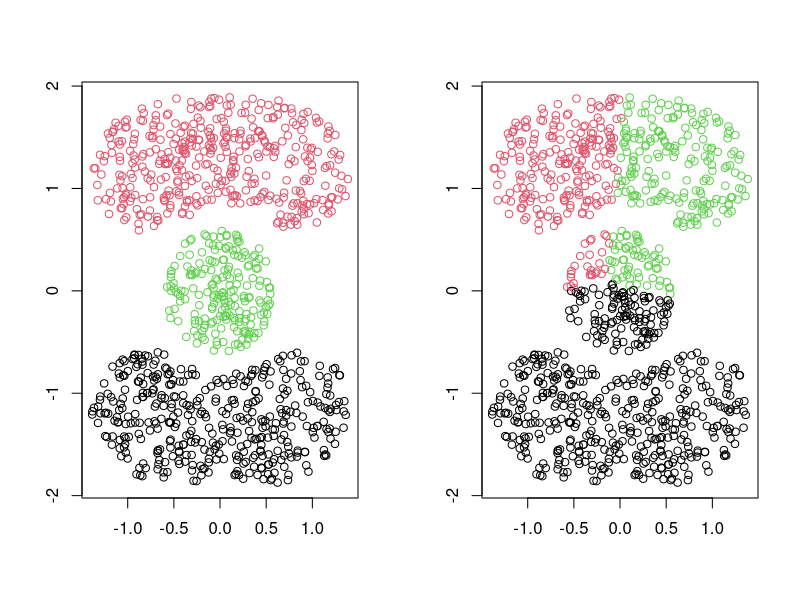
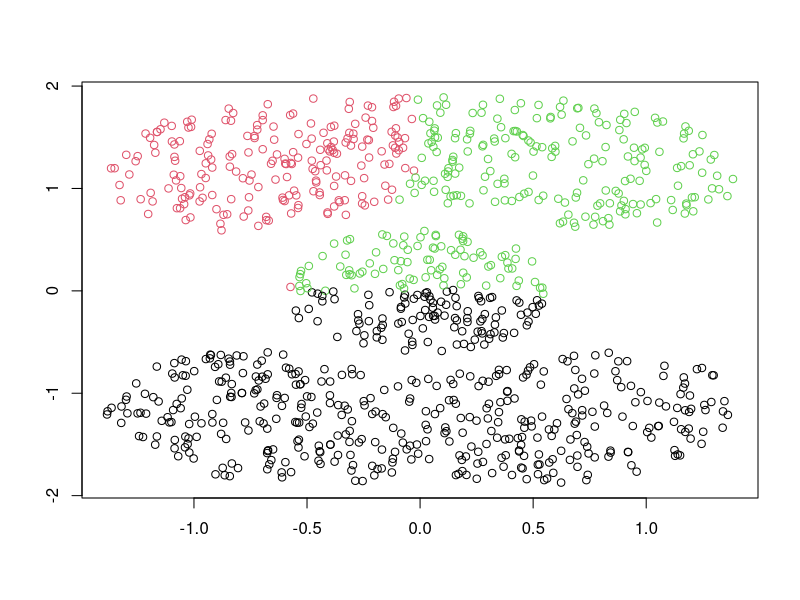
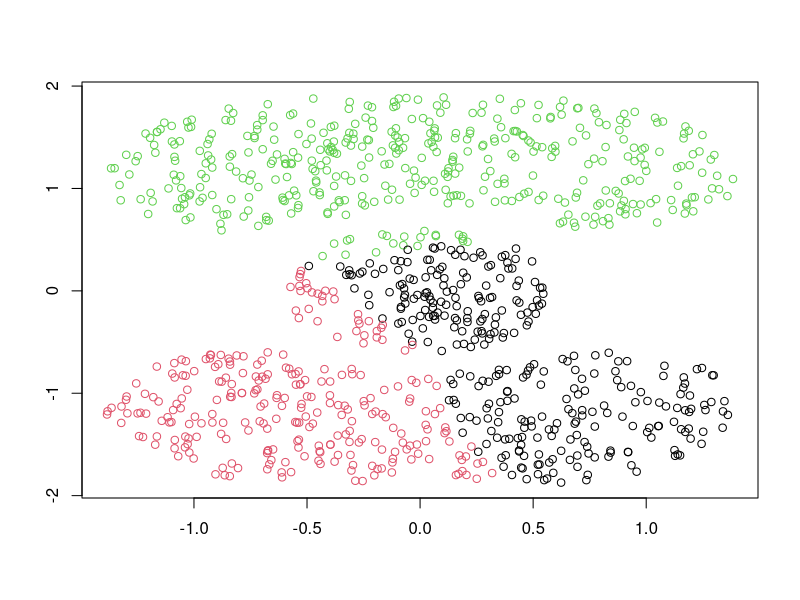
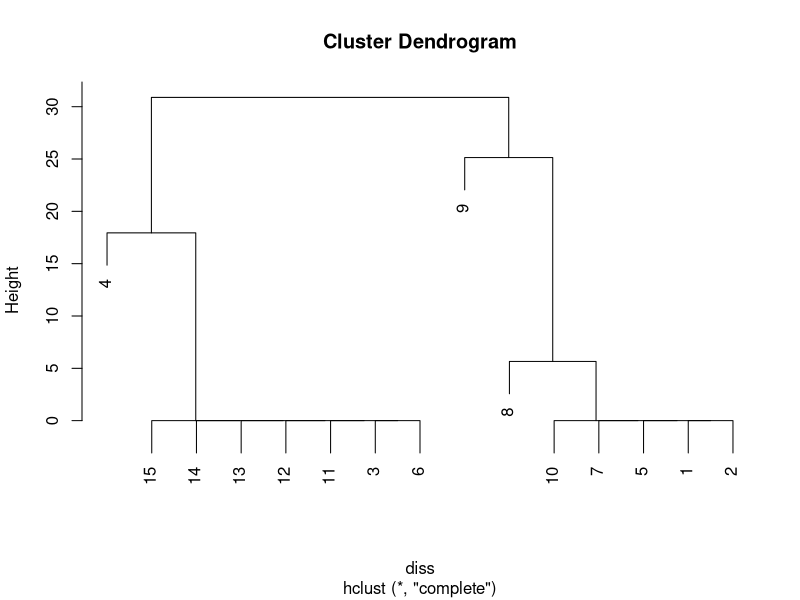
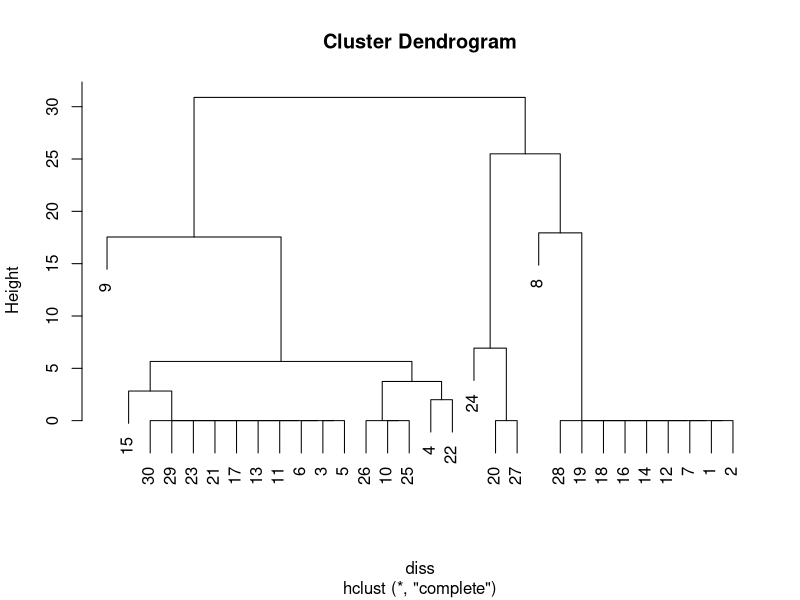
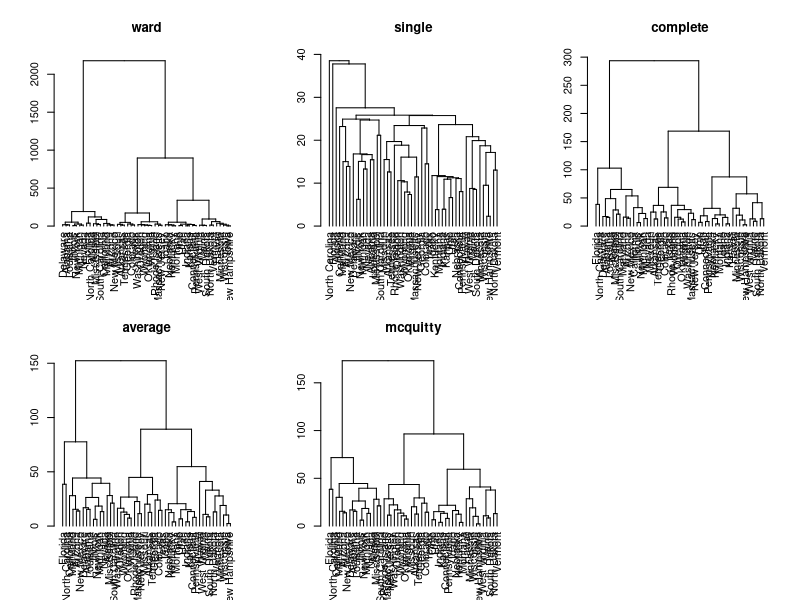
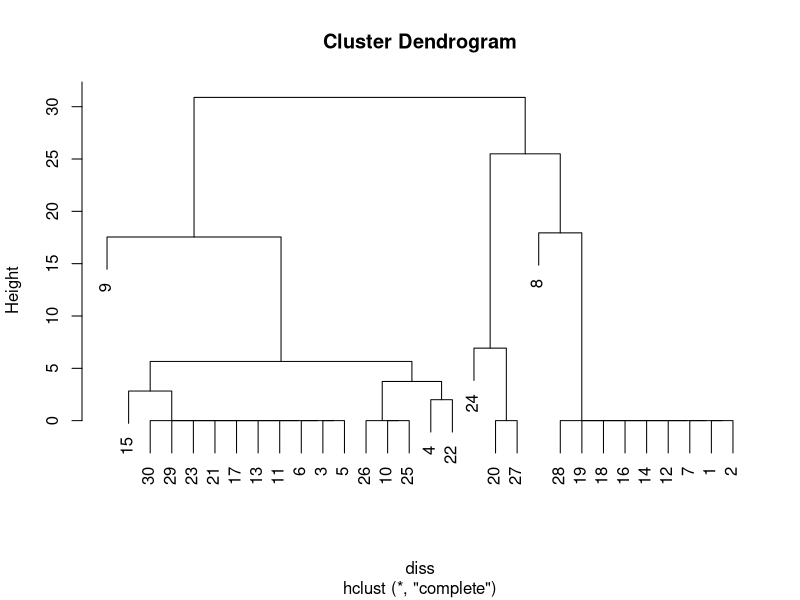
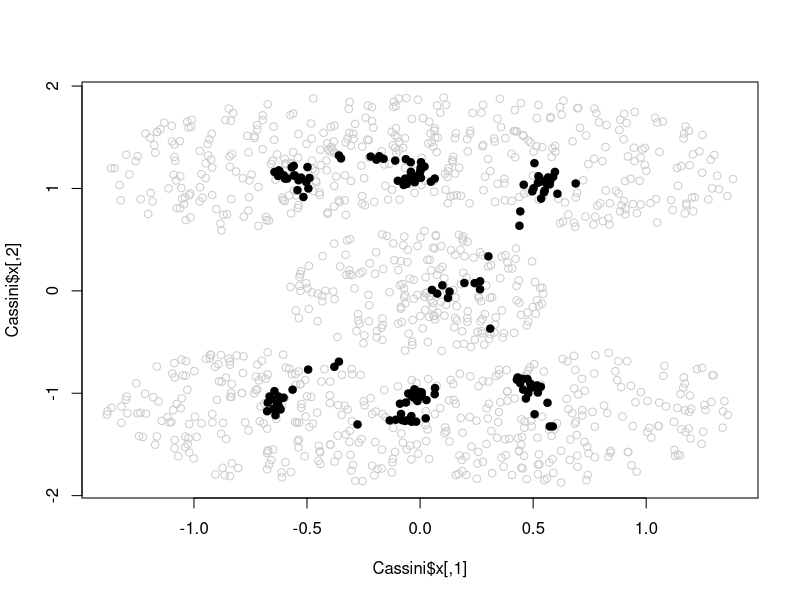

Write R code to recreate these figures, in order.
print('Loading clue package')
library(clue)
print('... clue package loaded successfully')

test_1 <- function() {
    data("Cassini")
    op <- par(mfcol = c(1, 2))
    ## Plot the data set:
    plot(Cassini$x, col = as.integer(Cassini$classes),
         xlab = "", ylab = "")
    ## Create a "random" k-means partition of the data:
    set.seed(1234)
    party <- kmeans(Cassini$x, 3)
    ## And plot that.
    plot(Cassini$x, col = cl_class_ids(party),
         xlab = "", ylab = "")
    ## (We can see the problem ...)
    par(op)
}

test_2 <- function() {
    ## Load the consensus partitions.
    data("GVME_Consensus")
    ## Pick the partitions into 2 classes.
    GVME_Consensus_2 <- GVME_Consensus[1 : 4]
    ## Fuzziness using the Partition Coefficient.
    cl_fuzziness(GVME_Consensus_2)
    ## (Corresponds to 1 - F in the source.)
    ## Dissimilarities:
    cl_dissimilarity(GVME_Consensus_2)
    cl_dissimilarity(GVME_Consensus_2, method = "comem")
}

test_3 <- function() {
    ## Load the consensus partitions.
    data("Kinship82_Consensus")
    ## Fuzziness using the Partition Coefficient.
    cl_fuzziness(Kinship82_Consensus)
    ## (Corresponds to 1 - F in the source.)
    ## Dissimilarities:
    cl_dissimilarity(Kinship82_Consensus)
    cl_dissimilarity(Kinship82_Consensus, method = "comem")
}

test_4 <- function() {
    ## An ensemble of partitions.
    data("CKME")
    pens <- CKME[1 : 20]		# for saving precious time ...
    summary(c(cl_agreement(pens)))
    summary(c(cl_agreement(pens, method = "Rand")))
    summary(c(cl_agreement(pens, method = "diag")))
    cl_agreement(pens[1:5], pens[6:7], method = "NMI")
    ## Equivalently, using subscripting.
    cl_agreement(pens, method = "NMI")[1:5, 6:7]

    ## An ensemble of hierarchies.
    d <- dist(USArrests)
    hclust_methods <-
        c("ward", "single", "complete", "average", "mcquitty")
    hclust_results <- lapply(hclust_methods, function(m) hclust(d, m))
    names(hclust_results) <- hclust_methods 
    hens <- cl_ensemble(list = hclust_results)
    summary(c(cl_agreement(hens)))
    ## Note that the Euclidean agreements are *very* small.
    ## This is because the ultrametrics differ substantially in height:
    u <- lapply(hens, cl_ultrametric)
    round(sapply(u, max), 3)
    ## Rescaling the ultrametrics to [0, 1] gives:
    u <- lapply(u, function(x) (x - min(x)) / (max(x) - min(x)))
    shens <- cl_ensemble(list = lapply(u, as.cl_dendrogram))
    summary(c(cl_agreement(shens)))
    ## Au contraire ...
    summary(c(cl_agreement(hens, method = "cophenetic")))
    cl_agreement(hens[1:3], hens[4:5], method = "gamma")
}

test_5 <- function() {
    set.seed(1234)
    ## Run BagClust1 on the Cassini data.
    data("Cassini")
    party <- cl_bag(Cassini$x, 50, 3)
    plot(Cassini$x, col = cl_class_ids(party), xlab = "", ylab = "")
    ## Actually, using fuzzy c-means as a base learner works much better:
    if(require("e1071", quietly = TRUE)) {
        party <- cl_bag(Cassini$x, 20, 3, algorithm = "cmeans")
        plot(Cassini$x, col = cl_class_ids(party), xlab = "", ylab = "")
    }
}

test_6 <- function() {
    ## Study e.g. the effect of random kmeans() initializations.
    data("Cassini")
    pens <- cl_boot(Cassini$x, 15, 3)
    diss <- cl_dissimilarity(pens)
    summary(c(diss))
    plot(hclust(diss))
}

test_7 <- function() {
    ## Consensus partition for the Rosenberg-Kim kinship terms partition
    ## data based on co-membership dissimilarities.
    data("Kinship82")
    m1 <- cl_consensus(Kinship82, method = "GV3",
                       control = list(k = 3, verbose = TRUE))
    ## (Note that one should really use several replicates of this.)
    ## Value for criterion function to be minimized:
    sum(cl_dissimilarity(Kinship82, m1, "comem") ^ 2)
    ## Compare to the consensus solution given in Gordon & Vichi (2001).
    data("Kinship82_Consensus")
    m2 <- Kinship82_Consensus[["JMF"]]
    sum(cl_dissimilarity(Kinship82, m2, "comem") ^ 2)
    ## Seems we get a better solution ...
    ## How dissimilar are these solutions?
    cl_dissimilarity(m1, m2, "comem")
    ## How "fuzzy" are they?
    cl_fuzziness(cl_ensemble(m1, m2))
    ## Do the "nearest" hard partitions fully agree?
    cl_dissimilarity(as.cl_hard_partition(m1),
                     as.cl_hard_partition(m2))

    ## Consensus partition for the Gordon and Vichi (2001) macroeconomic
    ## partition data based on Euclidean dissimilarities.
    data("GVME")
    set.seed(1)
    ## First, using k = 2 classes.
    m1 <- cl_consensus(GVME, method = "GV1",
                       control = list(k = 2, verbose = TRUE))
    ## (Note that one should really use several replicates of this.)
    ## Value of criterion function to be minimized:
    sum(cl_dissimilarity(GVME, m1, "GV1") ^ 2)
    ## Compare to the consensus solution given in Gordon & Vichi (2001).
    data("GVME_Consensus")
    m2 <- GVME_Consensus[["MF1/2"]]
    sum(cl_dissimilarity(GVME, m2, "GV1") ^ 2)
    ## Seems we get a slightly  better solution ...
    ## But note that
    cl_dissimilarity(m1, m2, "GV1")
    ## and that the maximal deviation of the memberships is
    max(abs(cl_membership(m1) - cl_membership(m2)))
    ## so the differences seem to be due to rounding.
    ## Do the "nearest" hard partitions fully agree?
    table(cl_class_ids(m1), cl_class_ids(m2))

    ## And now for k = 3 classes.
    m1 <- cl_consensus(GVME, method = "GV1",
                       control = list(k = 3, verbose = TRUE))
    sum(cl_dissimilarity(GVME, m1, "GV1") ^ 2)
    ## Compare to the consensus solution given in Gordon & Vichi (2001).
    m2 <- GVME_Consensus[["MF1/3"]]
    sum(cl_dissimilarity(GVME, m2, "GV1") ^ 2)
    ## This time we look much better ...
    ## How dissimilar are these solutions?
    cl_dissimilarity(m1, m2, "GV1")
    ## Do the "nearest" hard partitions fully agree?
    table(cl_class_ids(m1), cl_class_ids(m2))
}

test_8 <- function() {
    ## An ensemble of partitions.
    data("CKME")
    pens <- CKME[1 : 30]
    diss <- cl_dissimilarity(pens)
    summary(c(diss))
    cl_dissimilarity(pens[1:5], pens[6:7])
    ## Equivalently, using subscripting.
    diss[1:5, 6:7]
    ## Can use the dissimilarities for "secondary" clustering
    ## (e.g. obtaining hierarchies of partitions):
    hc <- hclust(diss)
    plot(hc)

    ## Example from Boorman and Arabie (1972).
    P1 <- as.cl_partition(c(1, 2, 2, 2, 3, 3, 2, 2))
    P2 <- as.cl_partition(c(1, 1, 2, 2, 3, 3, 4, 4))
    cl_dissimilarity(P1, P2, "BA/A")
    cl_dissimilarity(P1, P2, "BA/C")

    ## Hierarchical clustering.
    d <- dist(USArrests)
    x <- hclust(d)
    cl_dissimilarity(x, d, "cophenetic")
    cl_dissimilarity(x, d, "gamma")
}

test_9 <- function() {
    d <- dist(USArrests)
    hclust_methods <-
        c("ward", "single", "complete", "average", "mcquitty")
    hclust_results <- lapply(hclust_methods, function(m) hclust(d, m))
    names(hclust_results) <- hclust_methods 
    ## Now create an ensemble from the results.
    hens <- cl_ensemble(list = hclust_results)
    hens
    ## Subscripting.
    hens[1 : 3]
    ## Replication.
    rep(hens, 3)
    ## Plotting.
    plot(hens, main = names(hens))
    ## And continue to analyze the ensemble, e.g.
    round(cl_dissimilarity(hens, method = "gamma"), 4)
}

test_10 <- function() {
    if(require("e1071", quietly = TRUE)) {
        ## Use an on-line version of fuzzy c-means from package e1071 if
        ## available.
        data("Cassini")
        pens <- cl_boot(Cassini$x, B = 15, k = 3, algorithm = "cmeans",
                        parameters = list(method = "ufcl"))
        pens
        summary(cl_fuzziness(pens, "PC"))
        summary(cl_fuzziness(pens, "PE"))
    }
}

test_11 <- function() {
    data("GVME")
    ## Look at the classes obtained for 1980:
    split(cl_object_names(GVME[["1980"]]), cl_class_ids(GVME[["1980"]]))
    ## Margins:
    x <- cl_margin(GVME[["1980"]])
    ## Add names, and sort:
    names(x) <- cl_object_names(GVME[["1980"]])
    sort(x)
    ## Note the "uncertainty" of assigning Egypt to the "intermediate" class
    ## of nations.
}

test_12 <- function() {
    ## An ensemble of partitions.
    data("CKME")
    pens <- CKME[1 : 20]
    m1 <- cl_medoid(pens)
    diss <- cl_dissimilarity(pens)
    require("cluster")
    m2 <- pens[[pam(diss, 1)$medoids]]
    ## Agreement of medoid consensus partitions.
    cl_agreement(m1, m2)
    ## Or, more straightforwardly:
    table(cl_class_ids(m1), cl_class_ids(m2))
}

test_13 <- function() {
    ## Getting the memberships of a single soft partition.
    d <- dist(USArrests)
    hclust_methods <-
        c("ward", "single", "complete", "average", "mcquitty")
    hclust_results <- lapply(hclust_methods, function(m) hclust(d, m))
    names(hclust_results) <- hclust_methods 
    ## Now create an ensemble from the results.
    hens <- cl_ensemble(list = hclust_results)
    ## And add the results of agnes and diana.
    require("cluster")
    hens <- c(hens, list(agnes = agnes(d), diana = diana(d)))
    ## Create a dissimilarity object from this.
    d1 <- cl_dissimilarity(hens)
    ## And compute a soft partition.
    party <- fanny(d1, 2)
    round(cl_membership(party), 5)
    ## The "nearest" hard partition to this:
    as.cl_hard_partition(party)
    ## (which has the same class ids as cl_class_ids(party)).

    ## Extracting the memberships from the elements of an ensemble of
    ## partitions.
    pens <- cl_boot(USArrests, 30, 3)
    pens
    mems <- lapply(pens, cl_membership)
    ## And turning these raw memberships into an ensemble of partitions.
    pens <- cl_ensemble(list = lapply(mems, as.cl_partition))
    pens
    pens[[length(pens)]]
}

test_14 <- function() {
    data("Kinship82")
    party <- cl_pam(Kinship82, 3, "symdiff")
    ## Compare results with tables 5 and 6 in Gordon & Vichi (1998).
    party
    lapply(cl_prototypes(party), cl_classes)
    table(cl_class_ids(party))
}

test_15 <- function() {
    ## Use a precomputed ensemble of 50 k-means partitions of the
    ## Cassini data.
    data("CKME")
    CKME <- CKME[1 : 30]		# for saving precious time ...
    diss <- cl_dissimilarity(CKME)
    hc <- hclust(diss)
    plot(hc)
    ## This suggests using a partition with three classes, which can be
    ## obtained using cutree(hc, 3).  Could use cl_consensus() to compute
    ## prototypes as the least squares consensus clusterings of the classes,
    ## or alternatively:
    set.seed(123)
    x1 <- cl_pclust(CKME, 3, m = 1)
    x2 <- cl_pclust(CKME, 3, m = 2)
    ## Agreement of solutions.
    cl_dissimilarity(x1, x2)
    table(cl_class_ids(x1), cl_class_ids(x2))
}

test_16 <- function() {
    ## Run kmeans on a random subset of the Cassini data, and predict the
    ## memberships for the "test" data set.
    data("Cassini")
    nr <- NROW(Cassini$x)
    ind <- sample(nr, 0.9 * nr, replace = FALSE)
    party <- kmeans(Cassini$x[ind, ], 3)
    table(cl_predict(party, Cassini$x[-ind, ]),
          Cassini$classes[-ind])
}

test_17 <- function() {
    ## Show how prototypes ("centers") vary across k-means runs on
    ## bootstrap samples from the Cassini data.
    data("Cassini")
    nr <- NROW(Cassini$x)
    out <- replicate(50,
                     { kmeans(Cassini$x[sample(nr, replace = TRUE), ], 3) },
                     simplify = FALSE)
    ## Plot the data points in light gray, and the prototypes found.
    plot(Cassini$x, col = gray(0.8))
    points(do.call("rbind", lapply(out, cl_prototypes)), pch = 19)
}

test_18 <- function() {
    data("Kinship82")
    tab <- cl_tabulate(Kinship82)
    ## The counts:
    tab$counts
    ## The most frequent partition:
    tab$values[[which.max(tab$counts)]]
}

test_19 <- function() {
    hc <- hclust(dist(USArrests))
    u <- cl_ultrametric(hc)
    ## Subscripting.
    u[1 : 5, 1 : 5]
    u[1 : 5, 6 : 7]
    ## Plotting.
    plot(u)
}

test_20 <- function() {
    data("Phonemes")
    ## Note that the Phonemes data set has the consonant misclassification
    ## probabilities, i.e., the similarities between the phonemes.
    d <- as.dist(1 - Phonemes)
    ## Find the maximal dominated and miminal dominating ultrametrics by
    ## hclust() with single and complete linkage:
    y1 <- hclust(d, "single")
    y2 <- hclust(d, "complete")
    ## Note that these are quite different:
    cl_dissimilarity(y1, y2, "gamma")
    ## Now find the L2 optimal members of the respective dendrogram
    ## equivalence classes.
    u1 <- ls_fit_ultrametric_target(d, y1)
    u2 <- ls_fit_ultrametric_target(d, y2)
    ## Compute the L2 optimal ultrametric approximation to d.
    u <- ls_fit_ultrametric(d)
    ## And compare ...
    cl_dissimilarity(cl_ensemble(Opt = u, Single = u1, Complete = u2), d)
    ## The solution obtained via complete linkage is quite close:
    cl_agreement(u2, u, "cophenetic")
}

test_21 <- function() {
    hcl <- hclust(dist(USArrests))
    is.cl_dendrogram(hcl)
    is.cl_hierarchy(hcl)
}

test_22 <- function() {
    ## Two simple partitions of 7 objects.
    A <- as.cl_partition(c(1, 1, 2, 3, 3, 5, 5))
    B <- as.cl_partition(c(1, 2, 2, 3, 4, 5, 5))
    ## These disagree on objects 1-3, A splits objects 4 and 5 into
    ## separate classes.  Objects 6 and 7 are always in the same class.
    (A <= B) || (B <= A)
    ## (Neither partition is finer than the other.)
    cl_meet(A, B)
    cl_join(A, B)
    ## Meeting with the lumper (greatest) or joining with the splitter
    ## (least) partition does not make a difference: 
    C_lumper <- as.cl_partition(rep(1, n_of_objects(A)))
    cl_meet(cl_ensemble(A, B, C_lumper))
    C_splitter <- as.cl_partition(seq_len(n_of_objects(A)))
    cl_join(cl_ensemble(A, B, C_splitter))
    ## Another way of computing the join:
    range(A, B, C_splitter)$max
}

test_23 <- function() {
    ## Least squares fit of an ultrametric to the Miller-Nicely consonant
    ## phoneme confusion data.
    data("Phonemes")
    ## Note that the Phonemes data set has the consonant misclassification
    ## probabilities, i.e., the similarities between the phonemes.
    d <- as.dist(1 - Phonemes)
    u <- ls_fit_ultrametric(d, control = list(verbose = TRUE))
    ## Cophenetic correlation:
    cor(d, u)
    ## Plot:
    plot(u)
    ## ("Basically" the same as Figure 1 in de Soete (1984b).)
}

test_24 <- function() {
    data("Cassini")
    party <- kmeans(Cassini$x, 3)
    n_of_classes(party)
    ## A simple confusion matrix:
    table(cl_class_ids(party), Cassini$classes)
    ## For an "oversize" membership matrix representation:
    n_of_classes(cl_membership(party, 6))
}

test_25 <- function() {
    data("Cassini")
    pcl <- kmeans(Cassini$x, 3)
    n_of_objects(pcl)
    hcl <- hclust(dist(USArrests))
    n_of_objects(hcl)
}

test_26 <- function() {
    data("Cassini")
    pcl <- kmeans(Cassini$x, 3)
    is.cl_partition(pcl)
    is.cl_hard_partition(pcl)
    is.cl_soft_partition(pcl)
}

test_27 <- function() {
    x <- matrix(c(5, 1, 4, 3, 5, 2, 2, 4, 4), nrow = 3)
    solve_LSAP(x)
    solve_LSAP(x, maximum = TRUE)
    ## To get the optimal value (for now):
    y <- solve_LSAP(x)
    sum(x[cbind(seq_along(y), y)])
}

print("Running test_1")
test_1()

print("Running test_2")
test_2()

print("Running test_3")
test_3()

print("Running test_4")
test_4()

print("Running test_5")
test_5()

print("Running test_6")
test_6()

print("Running test_7")
test_7()

print("Running test_8")
test_8()

print("Running test_9")
test_9()

print("Running test_10")
test_10()

print("Running test_11")
test_11()

print("Running test_12")
test_12()

print("Running test_13")
test_13()

print("Running test_14")
test_14()

print("Running test_15")
test_15()

print("Running test_16")
test_16()

print("Running test_17")
test_17()

print("Running test_18")
test_18()

print("Running test_19")
test_19()

print("Running test_20")
test_20()

print("Running test_21")
test_21()

print("Running test_22")
test_22()

print("Running test_23")
test_23()

print("Running test_24")
test_24()

print("Running test_25")
test_25()

print("Running test_26")
test_26()

print("Running test_27")
test_27()
